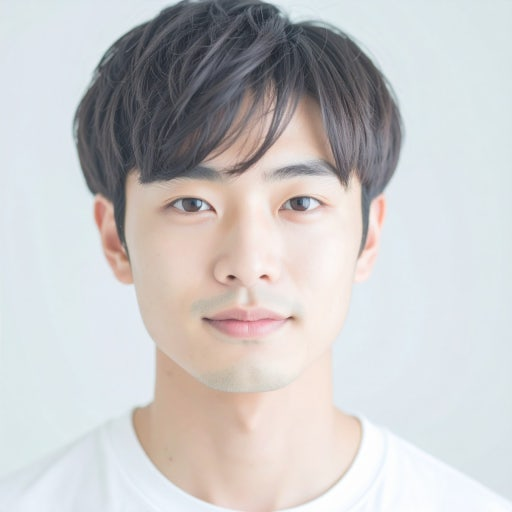
#> input picture test.jpeg, 512 x 512 px
$ python -i background_editor.py   (imports and definitions only)
#> lines starting #> are read from the running program, lines starting #| are printed output that depends on the picture
"""
analysis/background_editor.py

MediaPipe Tasks ImageSegmenter를 사용해
사진 속 인물은 유지하고 배경만 변경합니다.

지원 배경:
- Blur
- Solid Color
- Office
- Urban
- Nature
"""

from pathlib import Path

import cv2
import mediapipe as mp
import numpy as np
from mediapipe.tasks import python
from mediapipe.tasks.python import vision
from PIL import (
    Image,
    ImageDraw,
    ImageFilter,
    ImageOps
)


# ========================================
# 프로젝트 경로
# ========================================

PROJECT_ROOT = (
    Path(__file__)
    .resolve()
    .parent
    .parent
)

MODEL_PATH = (
    PROJECT_ROOT
    / "assets"
    / "models"
    / "selfie_multiclass.tflite"
)


# 실제 파일이 존재하는 첫 번째 경로를 사용합니다.
BACKGROUND_FILE_CANDIDATES = {
    "office": [
        PROJECT_ROOT
        / "assets"
        / "backgrounds"
        / "office.jpg",

        PROJECT_ROOT
        / "assets"
        / "backgrounds"
        / "office.png"
    ],

    "urban": [
        PROJECT_ROOT
        / "assets"
        / "backgrounds"
        / "urban.jpg",

        PROJECT_ROOT
        / "assets"
        / "backgrounds"
        / "city.jpg",

        PROJECT_ROOT
        / "assets"
        / "backgrounds"
        / "urban.png"
    ],

    "nature": [
        PROJECT_ROOT
        / "assets"
        / "backgrounds"
        / "nature.jpg",

        PROJECT_ROOT
        / "assets"
        / "backgrounds"
        / "forest.jpg",

        PROJECT_ROOT
        / "assets"
        / "backgrounds"
        / "ocean.jpg"
    ]
}


PERSONAL_COLOR_BACKGROUNDS = {
    "Spring Warm": {
        "color": (250, 218, 174),
        "name": "Warm Peach"
    },
    "Summer Cool": {
        "color": (220, 216, 239),
        "name": "Soft Lavender"
    },
    "Autumn Warm": {
        "color": (196, 158, 117),
        "name": "Warm Camel"
    },
    "Winter Cool": {
        "color": (210, 230, 243),
        "name": "Icy Blue"
    }
}


# ========================================
# 퍼스널 컬러 결과 처리
# ========================================

# [122 lines left out: functions extract_personal_color_name, normalize_personal_color_name, not called in this run]


# ========================================
# MediaPipe 인물 분할
# ========================================

def create_person_mask(
    image
):
    """
    MediaPipe Selfie Multiclass 모델을 사용해
    인물 전체 영역의 마스크를 생성합니다.

    모델 카테고리:
    0 = 배경
    1 = 머리카락
    2 = 신체 피부
    3 = 얼굴 피부
    4 = 옷
    5 = 액세서리 및 기타
    """

    if not MODEL_PATH.exists():
        raise FileNotFoundError(
            "MediaPipe segmentation model을 "
            "찾을 수 없습니다: "
            f"{MODEL_PATH}"
        )

    original_image = (
        ImageOps.exif_transpose(
            image
        )
        .convert("RGB")
    )

    image_array = np.asarray(
        original_image,
        dtype=np.uint8
    )

    image_array = np.ascontiguousarray(
        image_array
    )

    mp_image = mp.Image(
        image_format=mp.ImageFormat.SRGB,
        data=image_array
    )

    base_options = python.BaseOptions(
        model_asset_path=str(
            MODEL_PATH
        )
    )

    options = vision.ImageSegmenterOptions(
        base_options=base_options,
        running_mode=vision.RunningMode.IMAGE,
        output_category_mask=True,
        output_confidence_masks=False
    )

    with vision.ImageSegmenter.create_from_options(
        options
    ) as segmenter:
        segmentation_result = (
            segmenter.segment(
                mp_image
            )
        )

    category_mask = (
        segmentation_result.category_mask
    )

    if category_mask is None:
        raise ValueError(
            "사진에서 인물 분할 마스크를 "
            "생성하지 못했습니다."
        )

    category_array = (
        category_mask
        .numpy_view()
        .copy()
    )

    image_width, image_height = (
        original_image.size
    )

    if category_array.shape != (
        image_height,
        image_width
    ):
        category_array = cv2.resize(
            category_array,
            (
                image_width,
                image_height
            ),
            interpolation=cv2.INTER_NEAREST
        )

    # 0은 배경이며, 1 이상은 인물 구성 요소입니다.
    person_mask = (
        category_array > 0
    ).astype(
        np.float32
    )

    # 인물 내부의 작은 빈 공간을 채웁니다.
    close_kernel = np.ones(
        (7, 7),
        dtype=np.uint8
    )

    person_mask = cv2.morphologyEx(
        person_mask,
        cv2.MORPH_CLOSE,
        close_kernel
    )

    # 머리카락, 옷 가장자리 손실을 줄입니다.
    dilate_kernel = np.ones(
        (3, 3),
        dtype=np.uint8
    )

    person_mask = cv2.dilate(
        person_mask,
        dilate_kernel,
        iterations=1
    )

    # 합성 경계를 부드럽게 만듭니다.
    person_mask = cv2.GaussianBlur(
        person_mask,
        (9, 9),
        0
    )

    return np.clip(
        person_mask,
        0.0,
        1.0
    )


# ========================================
# 배경 크기 조절
# ========================================

# [819 lines left out: functions fit_background_to_image, parse_hex_color, create_solid_background, create_blurred_original_background, create_generated_background, find_existing_background_path and 4 more, not called in this run]

>>> import cv2
>>> picture = cv2.imread('../test.jpeg', cv2.IMREAD_GRAYSCALE)
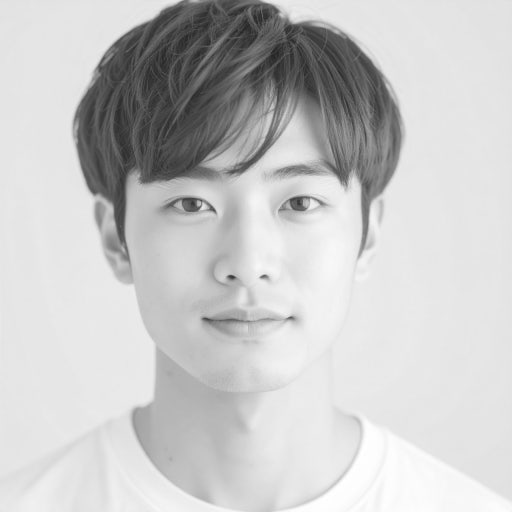
#> picture: shape (512, 512); min 34, max 255, mean 199.6
#> (the run stopped early here; a loop or call above may not have finished)
